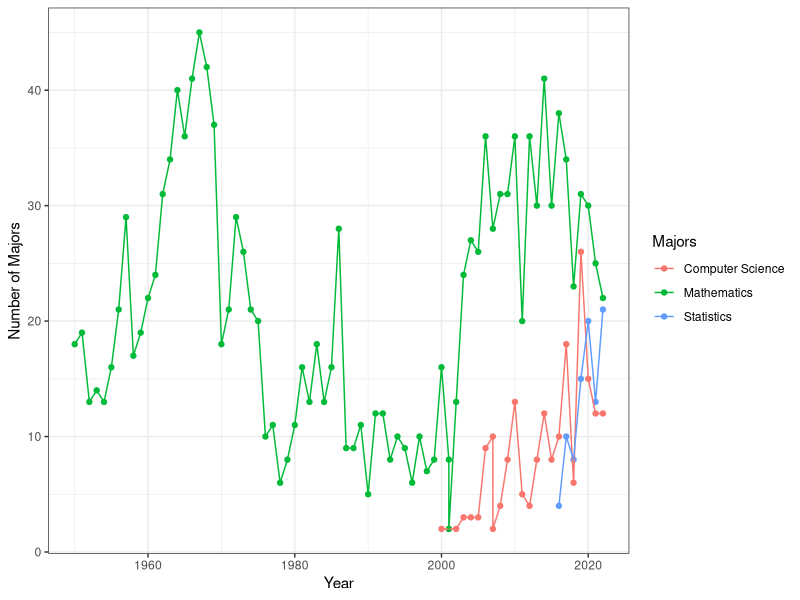

This figure's R source:
## ---- chunk 1
# import the libraries that we will need
library(tidyverse)
library(here)
library(readxl)
## ---- chunk 2

majors <- read_excel(here("data", "Graduates by Major and Minor 2022.xlsx"), skip = 1, col_types = "text")
## ---- chunk 3
# get rid of columns 2 and 157-the rest of them
majors_tidy <-
     majors %>%
        select(-2) %>%
          slice(-89,-92,-93,-91) %>%
               filter(!is.na(...1)) %>%
     rename("Majors" = "...1") %>%
     
     pivot_longer(cols = 2:199,
                  names_to = "Year",
                  values_to = "Grads") %>%
     mutate(Grads = parse_integer(Grads),
            Year = parse_number(Year)) %>%
     filter(!is.na(Grads))
                         
## ---- chunk 4
cs_stat_math_majors <-
        majors_tidy %>%
        filter(Majors == "Computer Science" | Majors == "Mathematics" | Majors == "Statistics") %>%
        filter(Grads > 0 )


cs_stat_math_majors %>%
        ggplot(aes(x = Year, y = Grads, color = Majors))+
        geom_point()+
        geom_line() +
        labs(x = "Year", y = "Number of Majors") +
        theme_bw()
